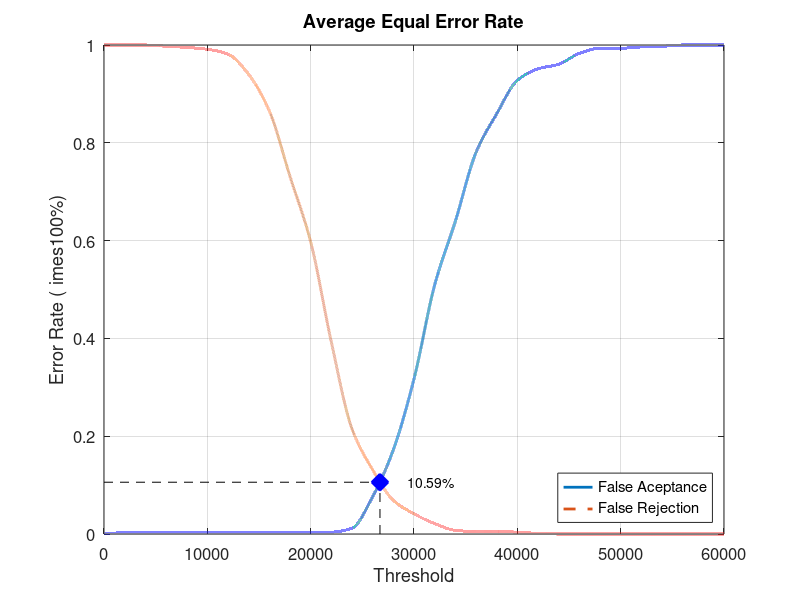
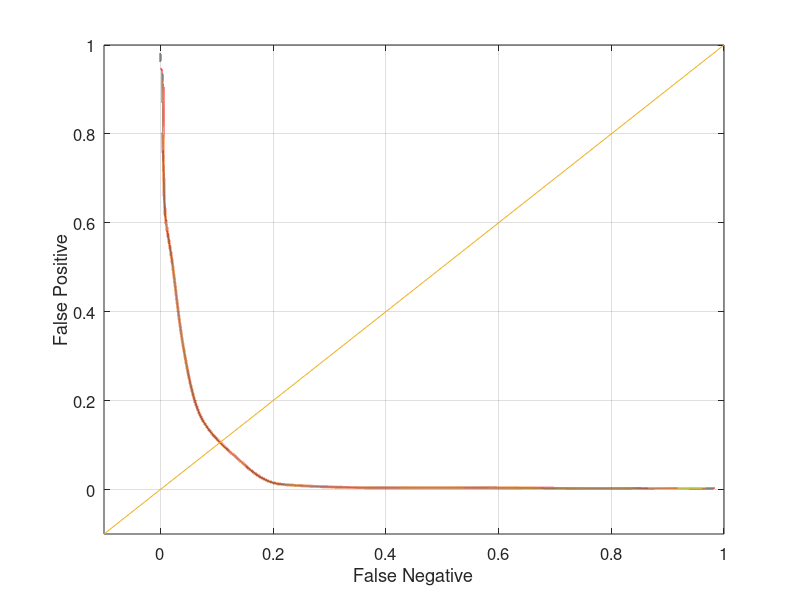

Write the MATLAB code that produced these figures, in order.
close all;
clear;
clc;
x = 0:2000:60000;
xq = 0:0.5:60000;

y0 = [0 0.00263158 0.00263158 0.00263158 0.00263158 0.00263158 0.00263158 0.00263158 0.00263158 0.00263158 0.00394737 0.00394737 0.0118421 0.0763158 0.172368 0.317105 0.509211 0.639474 0.780263 0.85921 0.927632 0.951316 0.960526 0.982895 0.993421 0.993421 0.996053 0.997368 1 1 1]
yy0 = interp1(x, y0, xq, 'pchip');
y1 = [1 1 1 0.9975 0.995 0.99125 0.98125 0.94 0.865 0.73125 0.5975 0.3925 0.215 0.13125 0.06875 0.04125 0.02125 0.0075 0.005 0.005 0.00375 0.00125 0 0 0 0 0 0 0 0 0]
yy1 = interp1(x, y1, xq, 'pchip');

% Calculating EER: 
y2 = abs(y0 - y1);
find(y2 == min(y2))
yy2 = abs(yy0 - yy1);
xEER = find(yy2 == min(yy2));
xEERIndex = xq(xEER) % X-axis EER
yEER = yy0(xEER) % Y-axis EER

main = figure
plot(xq, yy0,'-','LineWidth', 2);	hold on
plot(xq, yy1,'--','LineWidth', 2);	hold on
plot([xEERIndex xEERIndex], [0 yEER], 'k--');	hold on
plot([0 xEERIndex], [yEER yEER], 'k--');	hold on
plot(xEERIndex, yEER, 'bx', 'LineWidth', 10);	hold on
text(xEERIndex + 10 * xEERIndex / 100, yEER, [num2str(round((10000 * yEER)) / 100) '%'])
legend('False Aceptance', 'False Rejection', 'Location', 'SouthEast')
xlabel('Threshold')
ylabel('Error Rate (	imes100%)')
title('Average Equal Error Rate')
set(gca, 'FontSize', 12)
axis([0 60000 0 1])
grid on

print(main, 'Experiment1AverageMain', '-dpng');
FNRxFPR = figure('Color', [1 1 1]);
plot(yy1, yy0, '-', yy1, yy0, 'LineWidth', 2);
hold on
y = -0.1:0.1:1
plot(y, y); 
set(gca, 'FontSize', 12)
xlabel('False Negative')
ylabel('False Positive')
axis([-0.1 1 -0.1 1])
set(gca, 'FontSize', 12)
grid on

print(FNRxFPR, 'Experiment1AverageFNRxFPR','-dpng');
